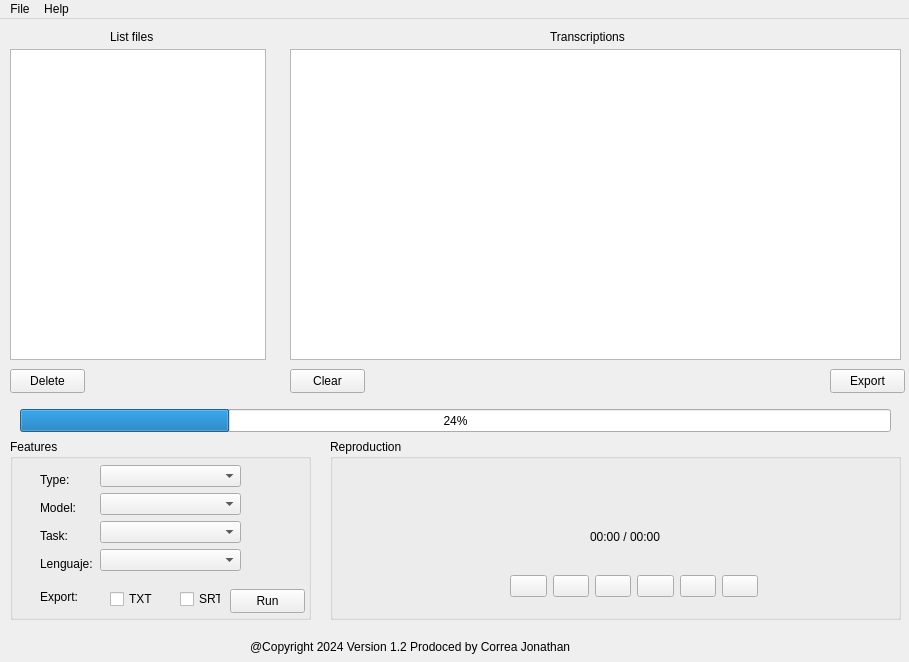
<?xml version="1.0" encoding="UTF-8"?>
<ui version="4.0">
 <class>MainWindow</class>
 <widget class="QMainWindow" name="MainWindow">
  <property name="geometry">
   <rect>
    <x>0</x>
    <y>0</y>
    <width>909</width>
    <height>662</height>
   </rect>
  </property>
  <property name="windowTitle">
   <string>AudioText</string>
  </property>
  <property name="windowIcon">
   <iconset>
    <normaloff>../../../Transcriptor/Icons/icono.ico</normaloff>../../../Transcriptor/Icons/icono.ico</iconset>
  </property>
  <widget class="QWidget" name="centralwidget">
   <widget class="QListView" name="listView_songs">
    <property name="geometry">
     <rect>
      <x>10</x>
      <y>30</y>
      <width>256</width>
      <height>311</height>
     </rect>
    </property>
   </widget>
   <widget class="QLabel" name="label">
    <property name="geometry">
     <rect>
      <x>110</x>
      <y>10</y>
      <width>51</width>
      <height>16</height>
     </rect>
    </property>
    <property name="styleSheet">
     <string notr="true">font: 700 10pt &quot;Segoe UI&quot;;</string>
    </property>
    <property name="text">
     <string>List files</string>
    </property>
   </widget>
   <widget class="QLabel" name="label_2">
    <property name="geometry">
     <rect>
      <x>550</x>
      <y>10</y>
      <width>101</width>
      <height>16</height>
     </rect>
    </property>
    <property name="styleSheet">
     <string notr="true">font: 700 10pt &quot;Segoe UI&quot;;</string>
    </property>
    <property name="text">
     <string>Transcriptions</string>
    </property>
   </widget>
   <widget class="QTextEdit" name="textEdit_Transcipcions">
    <property name="geometry">
     <rect>
      <x>290</x>
      <y>30</y>
      <width>611</width>
      <height>311</height>
     </rect>
    </property>
   </widget>
   <widget class="QPushButton" name="pushButton_delete_song">
    <property name="geometry">
     <rect>
      <x>10</x>
      <y>350</y>
      <width>75</width>
      <height>24</height>
     </rect>
    </property>
    <property name="text">
     <string>Delete</string>
    </property>
   </widget>
   <widget class="QPushButton" name="pushButton_export">
    <property name="geometry">
     <rect>
      <x>830</x>
      <y>350</y>
      <width>75</width>
      <height>24</height>
     </rect>
    </property>
    <property name="text">
     <string>Export</string>
    </property>
   </widget>
   <widget class="QPushButton" name="pushButton_clear_text_area">
    <property name="geometry">
     <rect>
      <x>290</x>
      <y>350</y>
      <width>75</width>
      <height>24</height>
     </rect>
    </property>
    <property name="text">
     <string>Clear</string>
    </property>
   </widget>
   <widget class="QGroupBox" name="groupBox">
    <property name="geometry">
     <rect>
      <x>10</x>
      <y>420</y>
      <width>301</width>
      <height>181</height>
     </rect>
    </property>
    <property name="title">
     <string>Features</string>
    </property>
    <widget class="QLabel" name="label_7">
     <property name="geometry">
      <rect>
       <x>30</x>
       <y>150</y>
       <width>51</width>
       <height>16</height>
      </rect>
     </property>
     <property name="text">
      <string>Export:</string>
     </property>
    </widget>
    <widget class="QCheckBox" name="checkBox_txt">
     <property name="geometry">
      <rect>
       <x>100</x>
       <y>150</y>
       <width>75</width>
       <height>20</height>
      </rect>
     </property>
     <property name="text">
      <string>TXT</string>
     </property>
    </widget>
    <widget class="QCheckBox" name="checkBox_srt">
     <property name="geometry">
      <rect>
       <x>170</x>
       <y>150</y>
       <width>41</width>
       <height>20</height>
      </rect>
     </property>
     <property name="text">
      <string>SRT</string>
     </property>
    </widget>
    <widget class="QPushButton" name="pushButton_4">
     <property name="geometry">
      <rect>
       <x>220</x>
       <y>150</y>
       <width>75</width>
       <height>24</height>
      </rect>
     </property>
     <property name="text">
      <string>Run</string>
     </property>
    </widget>
    <widget class="QWidget" name="layoutWidget">
     <property name="geometry">
      <rect>
       <x>30</x>
       <y>30</y>
       <width>53</width>
       <height>106</height>
      </rect>
     </property>
     <layout class="QVBoxLayout" name="verticalLayout">
      <item>
       <widget class="QLabel" name="label_3">
        <property name="text">
         <string>Type:</string>
        </property>
       </widget>
      </item>
      <item>
       <widget class="QLabel" name="label_4">
        <property name="text">
         <string>Model:</string>
        </property>
       </widget>
      </item>
      <item>
       <widget class="QLabel" name="label_6">
        <property name="text">
         <string>Task:</string>
        </property>
       </widget>
      </item>
      <item>
       <widget class="QLabel" name="label_5">
        <property name="text">
         <string>Lenguaje:</string>
        </property>
       </widget>
      </item>
     </layout>
    </widget>
    <widget class="QWidget" name="layoutWidget">
     <property name="geometry">
      <rect>
       <x>90</x>
       <y>26</y>
       <width>141</width>
       <height>108</height>
      </rect>
     </property>
     <layout class="QVBoxLayout" name="verticalLayout_2">
      <item>
       <widget class="QComboBox" name="comboBox_tipe">
        <property name="currentText">
         <string/>
        </property>
       </widget>
      </item>
      <item>
       <widget class="QComboBox" name="comboBox_2"/>
      </item>
      <item>
       <widget class="QComboBox" name="comboBox_4"/>
      </item>
      <item>
       <widget class="QComboBox" name="comboBox_3"/>
      </item>
     </layout>
    </widget>
   </widget>
   <widget class="QLabel" name="label_8">
    <property name="geometry">
     <rect>
      <x>250</x>
      <y>620</y>
      <width>371</width>
      <height>16</height>
     </rect>
    </property>
    <property name="styleSheet">
     <string notr="true">font: 700 10pt &quot;Segoe UI&quot;;</string>
    </property>
    <property name="text">
     <string>@Copyright 2024 Version 1.2 Prodoced by Correa Jonathan</string>
    </property>
   </widget>
   <widget class="QGroupBox" name="groupBox_2">
    <property name="geometry">
     <rect>
      <x>330</x>
      <y>420</y>
      <width>571</width>
      <height>181</height>
     </rect>
    </property>
    <property name="title">
     <string>Reproduction</string>
    </property>
    <widget class="QLabel" name="label_time_song">
     <property name="geometry">
      <rect>
       <x>260</x>
       <y>90</y>
       <width>71</width>
       <height>16</height>
      </rect>
     </property>
     <property name="text">
      <string>00:00 / 00:00</string>
     </property>
    </widget>
    <widget class="QWidget" name="">
     <property name="geometry">
      <rect>
       <x>180</x>
       <y>130</y>
       <width>248</width>
       <height>34</height>
      </rect>
     </property>
     <layout class="QHBoxLayout" name="horizontalLayout">
      <item>
       <widget class="QPushButton" name="pushButton_back">
        <property name="text">
         <string/>
        </property>
        <property name="icon">
         <iconset>
          <normaloff>C:/Users/jonat/Downloads/rewind-button (1).png</normaloff>C:/Users/jonat/Downloads/rewind-button (1).png</iconset>
        </property>
        <property name="iconSize">
         <size>
          <width>24</width>
          <height>24</height>
         </size>
        </property>
       </widget>
      </item>
      <item>
       <widget class="QPushButton" name="pushButton_review">
        <property name="text">
         <string/>
        </property>
        <property name="icon">
         <iconset>
          <normaloff>C:/Users/jonat/Downloads/rewind-button (2).png</normaloff>C:/Users/jonat/Downloads/rewind-button (2).png</iconset>
        </property>
        <property name="iconSize">
         <size>
          <width>24</width>
          <height>24</height>
         </size>
        </property>
       </widget>
      </item>
      <item>
       <widget class="QPushButton" name="pushButton_play">
        <property name="text">
         <string/>
        </property>
        <property name="icon">
         <iconset>
          <normaloff>C:/Users/jonat/Downloads/play-button.png</normaloff>C:/Users/jonat/Downloads/play-button.png</iconset>
        </property>
        <property name="iconSize">
         <size>
          <width>24</width>
          <height>24</height>
         </size>
        </property>
       </widget>
      </item>
      <item>
       <widget class="QPushButton" name="pushButton_stop">
        <property name="text">
         <string/>
        </property>
        <property name="icon">
         <iconset>
          <normaloff>C:/Users/jonat/Downloads/stop-button.png</normaloff>C:/Users/jonat/Downloads/stop-button.png</iconset>
        </property>
        <property name="iconSize">
         <size>
          <width>24</width>
          <height>24</height>
         </size>
        </property>
       </widget>
      </item>
      <item>
       <widget class="QPushButton" name="pushButton_foward">
        <property name="text">
         <string/>
        </property>
        <property name="icon">
         <iconset>
          <normaloff>C:/Users/jonat/Downloads/speed.png</normaloff>C:/Users/jonat/Downloads/speed.png</iconset>
        </property>
        <property name="iconSize">
         <size>
          <width>24</width>
          <height>24</height>
         </size>
        </property>
       </widget>
      </item>
      <item>
       <widget class="QPushButton" name="pushButton_next">
        <property name="text">
         <string/>
        </property>
        <property name="icon">
         <iconset>
          <normaloff>C:/Users/jonat/Downloads/foward.png</normaloff>C:/Users/jonat/Downloads/foward.png</iconset>
        </property>
        <property name="iconSize">
         <size>
          <width>24</width>
          <height>24</height>
         </size>
        </property>
       </widget>
      </item>
     </layout>
    </widget>
   </widget>
   <widget class="QProgressBar" name="progressBar">
    <property name="geometry">
     <rect>
      <x>20</x>
      <y>390</y>
      <width>871</width>
      <height>23</height>
     </rect>
    </property>
    <property name="value">
     <number>24</number>
    </property>
   </widget>
  </widget>
  <widget class="QMenuBar" name="menubar">
   <property name="geometry">
    <rect>
     <x>0</x>
     <y>0</y>
     <width>909</width>
     <height>22</height>
    </rect>
   </property>
   <widget class="QMenu" name="menuFile">
    <property name="title">
     <string>File</string>
    </property>
    <addaction name="actionImport_files"/>
    <addaction name="actionImport_URL"/>
   </widget>
   <widget class="QMenu" name="menuHelp">
    <property name="title">
     <string>Help</string>
    </property>
    <addaction name="actionPDF"/>
   </widget>
   <addaction name="menuFile"/>
   <addaction name="menuHelp"/>
  </widget>
  <action name="actionImport_files">
   <property name="text">
    <string>Import files</string>
   </property>
  </action>
  <action name="actionImport_URL">
   <property name="text">
    <string>Import URL</string>
   </property>
  </action>
  <action name="actionPDF">
   <property name="text">
    <string>Manual</string>
   </property>
  </action>
 </widget>
 <resources/>
 <connections/>
</ui>
